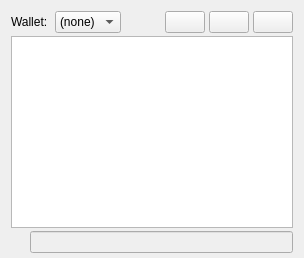
     <widget class="QWidget" name="tab_console">
      <attribute name="title">
       <string>&amp;Console</string>
      </attribute>
      <layout class="QVBoxLayout" name="verticalLayout_3">
       <property name="spacing">
        <number>3</number>
       </property>
       <property name="bottomMargin">
        <number>5</number>
       </property>
       <item>
        <layout class="QHBoxLayout" name="horizontalLayout">
         <property name="spacing">
          <number>4</number>
         </property>
         <item>
          <widget class="QLabel" name="WalletSelectorLabel">
           <property name="text">
            <string>Wallet: </string>
           </property>
          </widget>
         </item>
         <item>
          <widget class="QComboBox" name="WalletSelector">
           <property name="sizeAdjustPolicy">
            <enum>QComboBox::AdjustToContents</enum>
           </property>
           <item>
            <property name="text">
             <string>(none)</string>
            </property>
           </item>
          </widget>
         </item>
         <item>
          <spacer name="horizontalSpacer">
           <property name="orientation">
            <enum>Qt::Horizontal</enum>
           </property>
           <property name="sizeHint" stdset="0">
            <size>
             <width>40</width>
             <height>20</height>
            </size>
           </property>
          </spacer>
         </item>
         <item>
          <widget class="QtumPushButton" name="fontSmallerButton">
           <property name="toolTip">
            <string>Decrease font size</string>
           </property>
           <property name="text">
            <string/>
           </property>
           <property name="icon">
            <iconset resource="../bitcoin.qrc">
             <normaloff>:/icons/fontsmaller</normaloff>:/icons/fontsmaller</iconset>
           </property>
           <property name="iconSize">
            <size>
             <width>22</width>
             <height>22</height>
            </size>
           </property>
          </widget>
         </item>
         <item>
          <widget class="QtumPushButton" name="fontBiggerButton">
           <property name="toolTip">
            <string>Increase font size</string>
           </property>
           <property name="text">
            <string/>
           </property>
           <property name="icon">
            <iconset resource="../bitcoin.qrc">
             <normaloff>:/icons/fontbigger</normaloff>:/icons/fontbigger</iconset>
           </property>
           <property name="iconSize">
            <size>
             <width>22</width>
             <height>22</height>
            </size>
           </property>
          </widget>
         </item>
         <item>
          <widget class="QtumPushButton" name="clearButton">
           <property name="toolTip">
            <string>Clear console</string>
           </property>
           <property name="layoutDirection">
            <enum>Qt::LeftToRight</enum>
           </property>
           <property name="text">
            <string/>
           </property>
           <property name="icon">
            <iconset resource="../bitcoin.qrc">
             <normaloff>:/icons/remove</normaloff>:/icons/remove</iconset>
           </property>
           <property name="iconSize">
            <size>
             <width>22</width>
             <height>22</height>
            </size>
           </property>
           <property name="shortcut">
            <string notr="true">Ctrl+L</string>
           </property>
          </widget>
         </item>
        </layout>
       </item>
       <item>
        <widget class="PlainCopyTextEdit" name="messagesWidget">
         <property name="minimumSize">
          <size>
           <width>0</width>
           <height>100</height>
          </size>
         </property>
         <property name="readOnly">
          <bool>true</bool>
         </property>
         <property name="tabKeyNavigation" stdset="0">
          <bool>false</bool>
         </property>
         <property name="columnCount" stdset="0">
          <number>2</number>
         </property>
        </widget>
       </item>
       <item>
        <layout class="QHBoxLayout" name="horizontalLayoutPrompt">
         <property name="spacing">
          <number>3</number>
         </property>
         <item>
          <widget class="QtumPushButton" name="promptIcon">
           <property name="enabled">
            <bool>false</bool>
           </property>
           <property name="maximumSize">
            <size>
             <width>16</width>
             <height>24</height>
            </size>
           </property>
           <property name="text">
            <string/>
           </property>
           <property name="icon">
            <iconset resource="../bitcoin.qrc">
             <normaloff>:/icons/prompticon</normaloff>
             <disabledoff>:/icons/prompticon</disabledoff>:/icons/prompticon</iconset>
           </property>
           <property name="iconSize">
            <size>
             <width>14</width>
             <height>14</height>
            </size>
           </property>
           <property name="autoDefault">
            <bool>false</bool>
           </property>
           <property name="flat">
            <bool>true</bool>
           </property>
          </widget>
         </item>
         <item>
          <widget class="QLineEdit" name="lineEdit">
           <property name="enabled">
            <bool>false</bool>
           </property>
           <property name="maxLength">
            <number>20000000</number>
           </property>
           <property name="placeholderText">
            <string/>
           </property>
          </widget>
         </item>
        </layout>
       </item>
      </layout>
     </widget>
